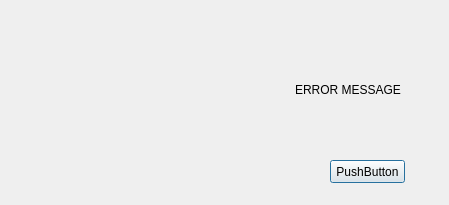
<?xml version="1.0" encoding="UTF-8"?>
<ui version="4.0">
 <class>Dialog</class>
 <widget class="QDialog" name="Dialog">
  <property name="geometry">
   <rect>
    <x>0</x>
    <y>0</y>
    <width>449</width>
    <height>205</height>
   </rect>
  </property>
  <property name="windowTitle">
   <string>Dialog</string>
  </property>
  <widget class="QPushButton" name="pushButton">
   <property name="geometry">
    <rect>
     <x>330</x>
     <y>160</y>
     <width>75</width>
     <height>23</height>
    </rect>
   </property>
   <property name="text">
    <string>PushButton</string>
   </property>
  </widget>
  <widget class="QWidget" name="horizontalLayoutWidget">
   <property name="geometry">
    <rect>
     <x>50</x>
     <y>50</y>
     <width>351</width>
     <height>80</height>
    </rect>
   </property>
   <layout class="QHBoxLayout" name="horizontalLayout">
    <item>
     <spacer name="horizontalSpacer">
      <property name="orientation">
       <enum>Qt::Horizontal</enum>
      </property>
      <property name="sizeHint" stdset="0">
       <size>
        <width>40</width>
        <height>20</height>
       </size>
      </property>
     </spacer>
    </item>
    <item>
     <widget class="QLabel" name="label">
      <property name="text">
       <string>ERROR MESSAGE</string>
      </property>
     </widget>
    </item>
   </layout>
  </widget>
 </widget>
 <resources/>
 <connections/>
</ui>
